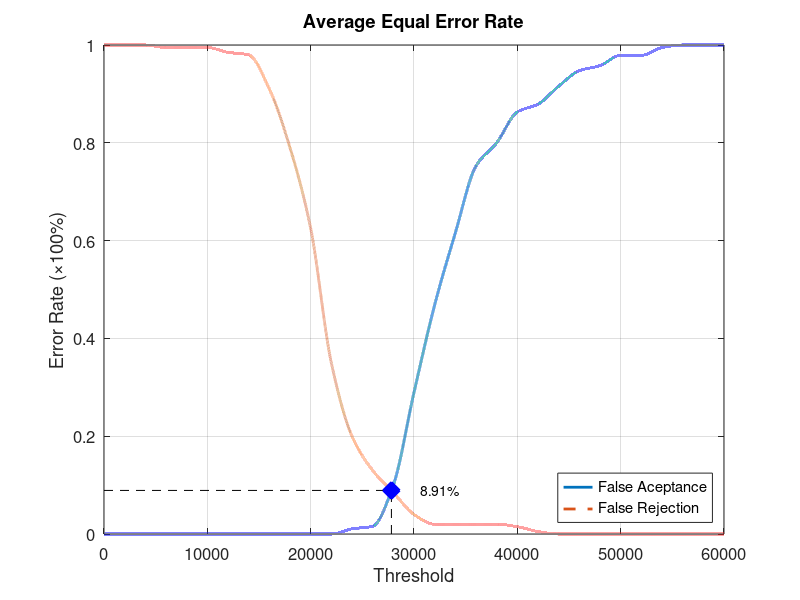
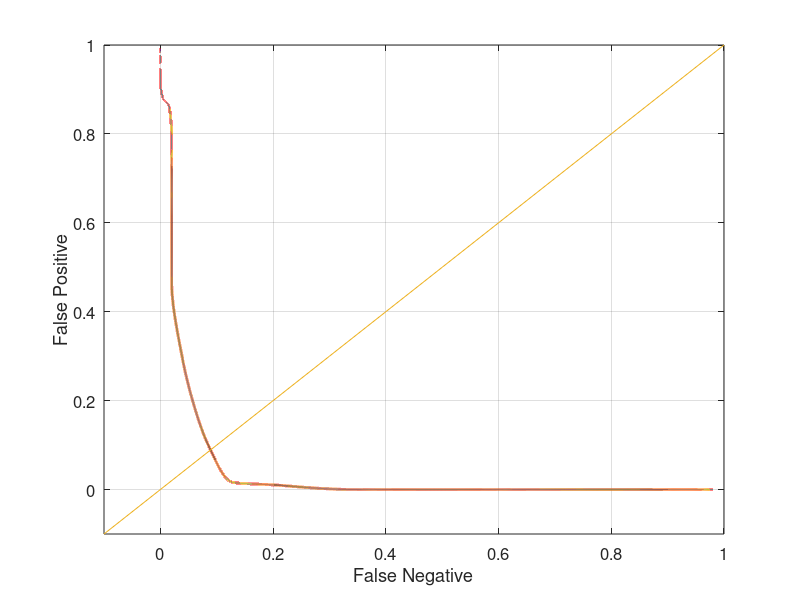

The MATLAB script that drew these images, in order:
function yEER = Database3_1
close all;
clear;
clc;
x = 0:2000:60000;
xq = 0:0.5:60000;

y0 = [0 0 0 0 0 0 0 0 0 0 0 0 0.0105263 0.0157895 0.1 0.289474 0.468421 0.615789 0.752632 0.8 0.863158 0.878947 0.915789 0.947368 0.957895 0.978947 0.978947 0.994737 1 1 1];
yy0 = interp1(x, y0, xq, 'pchip');
y1 = [1 1 1 0.995 0.995 0.995 0.985 0.98 0.91 0.79 0.625 0.35 0.2 0.13 0.085 0.04 0.02 0.02 0.02 0.02 0.015 0.005 0 0 0 0 0 0 0 0 0];
yy1 = interp1(x, y1, xq, 'pchip');

% Calculating EER: 
y2 = abs(y0 - y1);
find(y2 == min(y2))
yy2 = abs(yy0 - yy1);
xEER = find(yy2 == min(yy2));
xEERIndex = xq(xEER) % X-axis EER
yEER = yy0(xEER) % Y-axis EER

main = figure
plot(xq, yy0,'-','LineWidth', 2);	hold on
plot(xq, yy1,'--','LineWidth', 2);	hold on
plot([xEERIndex xEERIndex], [0 yEER], 'k--');	hold on
plot([0 xEERIndex], [yEER yEER], 'k--');	hold on
plot(xEERIndex, yEER, 'bx', 'LineWidth', 10);	hold on
text(xEERIndex + 10 * xEERIndex / 100, yEER, [num2str(round((10000 * yEER)) / 100) '%'])
legend('False Aceptance', 'False Rejection', 'Location', 'SouthEast')
xlabel('Threshold')
ylabel('Error Rate (\times100%)')
title('Average Equal Error Rate')
set(gca, 'FontSize', 12)
axis([0 60000 0 1])
grid on

print(main, 'Database3_1Main', '-dpng');
FNRxFPR = figure('Color', [1 1 1]);
plot(yy1, yy0, '-', yy1, yy0, 'LineWidth', 2);
hold on
y = -0.1:0.1:1
plot(y, y); 
set(gca, 'FontSize', 12)
xlabel('False Negative')
ylabel('False Positive')
axis([-0.1 1 -0.1 1])
set(gca, 'FontSize', 12)
grid on

print(FNRxFPR, 'Database3_1FNRxFPR','-dpng');
end
